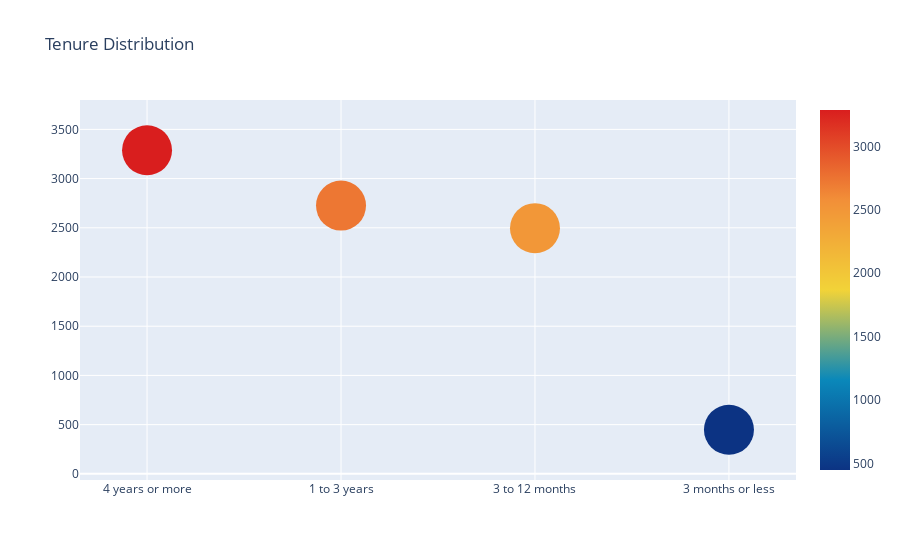

Write notebook code for a chart like this one.
### Code cell
cnt_srs = df_survey['Q15'].value_counts()

trace = go.Scatter(
    x=cnt_srs.index,
    y=cnt_srs.values,
    mode='markers',
    marker=dict(
        sizemode = 'diameter',
        sizeref = 1,
        size = 50,
        #color = np.random.randn(500), #set color equal to a variable
        color = cnt_srs.values,
        colorscale='Portland',
        showscale=True
    ),
)

layout = go.Layout(
    title='Tenure Distribution'
)

data = [trace]
fig = go.Figure(data=data, layout=layout)
py.iplot(fig, filename="tenure")

### Figure 1 — Plotly figure (JSON) as saved in the notebook; plotly's stock layout.template omitted (floating-point values rounded to 4 significant figures)
{"data": [{"marker": {"color": [3288, 2726, 2496, 448], "colorscale": [[0, "rgb(12,51,131)"], [0.25, "rgb(10,136,186)"], [0.5, "rgb(242,211,56)"], [0.75, "rgb(242,143,56)"], [1, "rgb(217,30,30)"]], "showscale": true, "size": 50, "sizemode": "diameter", "sizeref": 1}, "mode": "markers", "type": "scatter", "x": ["4 years or more", "1 to 3 years", "3 to 12 months", "3 months or less"], "y": [3288, 2726, 2496, 448]}], "layout": {"title": {"text": "Tenure Distribution"}}}
